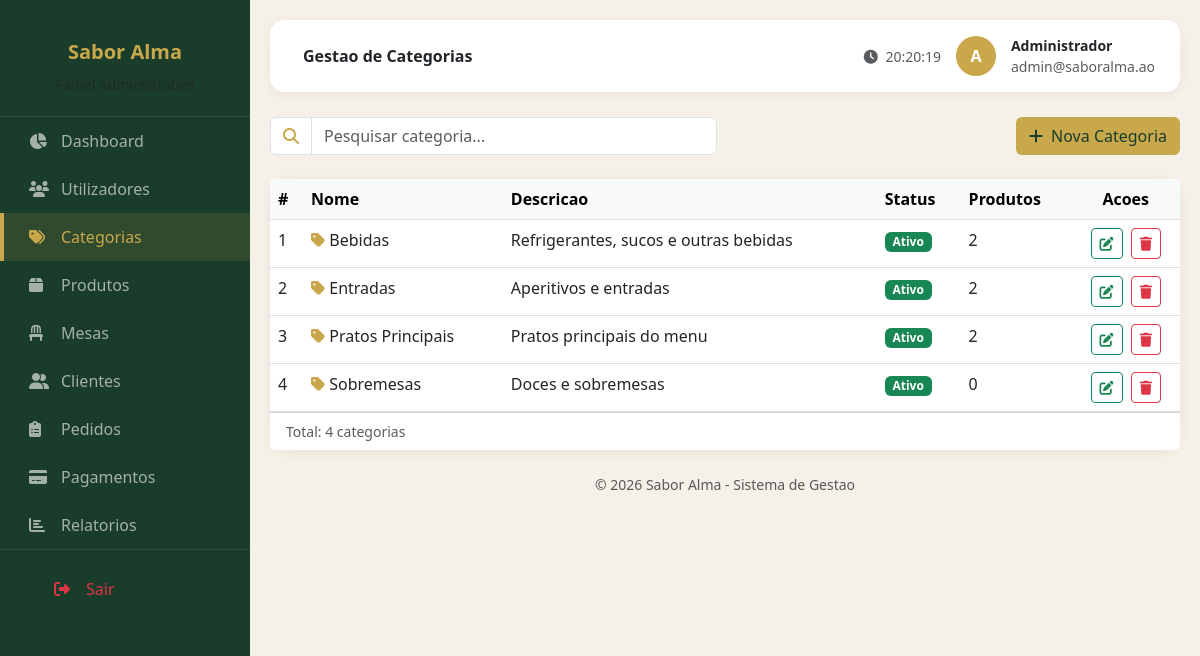
The app's page /views/admin/categorias.php (signed in) with its own data.
### tables this page shows
CREATE TABLE categorias (
    id INT AUTO_INCREMENT PRIMARY KEY,
    nome VARCHAR(60) NOT NULL,
    descricao VARCHAR(255),
    estado ENUM('Ativo', 'Inativo') NOT NULL DEFAULT 'Ativo',
    criado_em DATETIME NOT NULL DEFAULT CURRENT_TIMESTAMP
);

### config/Sessao.php (called while the page is built, shortened)
<?php
class Sessao
{
    public static function utilizadorAtual(): ?array
    {
        return $_SESSION['utilizador'] ?? null;
    }
    public static function exigirPerfil(string ...$perfis): array
    {
        $utilizador = self::utilizadorAtual();
        return $utilizador;
    }
}

### config/Database.php (called while the page is built, shortened)
<?php
class Database
{
    private static ?PDO $conexao = null;
    public static function getConexao(): PDO
    {
        if (self::$conexao === null) {
            $config = require __DIR__ . '/config.php';
            $dsn = "mysql:host={$config['host']};dbname={$config['nome']};charset={$config['charset']}";
            self::$conexao = new PDO($dsn, $config['utilizador'], $config['senha'], [
                PDO::ATTR_ERRMODE => PDO::ERRMODE_EXCEPTION,
                PDO::ATTR_DEFAULT_FETCH_MODE => PDO::FETCH_ASSOC,
                PDO::ATTR_EMULATE_PREPARES => false,
            ]);
        }
        return self::$conexao;
    }
}

### models/Model.php (called while the page is built, shortened)
<?php
abstract class Model
{
    public function __construct()
    {
        $this->pdo = Database::getConexao();
    }
}

### models/CategoriaModel.php (called while the page is built, shortened)
<?php
require_once __DIR__ . '/Model.php';
class CategoriaModel extends Model
{
    public function todasComContagemProdutos(): array
    {
        $sql = 'SELECT c.*, COUNT(p.id) AS total_produtos
                FROM categorias c
                LEFT JOIN produtos p ON p.categoria_id = c.id
                GROUP BY c.id
                ORDER BY c.nome';
        return $this->pdo->query($sql)->fetchAll();
    }
}

### views/admin/categorias.php (the view, shortened to what this page needs)
<?php
$utilizadorLogado = Sessao::exigirPerfil("Administrador", "Operador");
$categoriaModel = new CategoriaModel();
$lista = $categoriaModel->todasComContagemProdutos();
?>
<!DOCTYPE html>
<html lang="pt">
<head>
    <link href="https://cdn.jsdelivr.net/npm/bootstrap@5.3.0/dist/css/bootstrap.min.css" rel="stylesheet">
    <link rel="stylesheet" href="https://cdnjs.cloudflare.com/ajax/libs/font-awesome/6.4.0/css/all.min.css">
    <link rel="stylesheet" href="../../assets/css/admin.css">
</head>
<body>
    <div class="sidebar" id="sidebar">
        <div class="logo">
            <h5 style="color: #c9a84c;">Sabor Alma</h5>
            <small class="text-muted">Painel Administrativo</small>
        </div>
        <nav>
            <a href="dashboard.php" class="menu-item"><i class="fas fa-chart-pie"></i> Dashboard</a>
            <a href="utilizadores.php" class="menu-item"><i class="fas fa-users"></i> Utilizadores</a>
            <a href="categorias.php" class="menu-item active"><i class="fas fa-tags"></i> Categorias</a>
            <a href="produtos.php" class="menu-item"><i class="fas fa-box"></i> Produtos</a>
            <a href="mesas.php" class="menu-item"><i class="fas fa-chair"></i> Mesas</a>
            <a href="clientes.php" class="menu-item"><i class="fas fa-user-friends"></i> Clientes</a>
            <a href="pedidos.php" class="menu-item"><i class="fas fa-clipboard-list"></i> Pedidos</a>
            <a href="pagamentos.php" class="menu-item"><i class="fas fa-credit-card"></i> Pagamentos</a>
            <a href="relatorios.php" class="menu-item"><i class="fas fa-chart-bar"></i> Relatorios</a>
        </nav>
        <div style="border-top: 1px solid rgba(255,255,255,0.1); padding: 15px 25px;">
            <a href="../cliente/login.php" class="menu-item text-danger" onclick="logout()">
                <i class="fas fa-sign-out-alt"></i> Sair
            </a>
        </div>
    </div>
    <div class="main-content">
        <div class="top-navbar">
            <div>
                <span class="fw-semibold ms-2">Gestao de Categorias</span>
            </div>
            <div class="user-info">
                <span class="text-muted small d-none d-md-inline">
                    <i class="fas fa-clock me-1"></i> <span id="relogio"></span>
                </span>
                <div class="avatar"><?= htmlspecialchars(strtoupper(substr($utilizadorLogado['nome'], 0, 1))) ?></div>
                <div class="d-none d-sm-block">
                    <div class="fw-semibold small"><?= htmlspecialchars($utilizadorLogado['nome']) ?></div>
                    <div class="text-muted small"><?= htmlspecialchars($utilizadorLogado['email']) ?></div>
                </div>
            </div>
        </div>
        <div class="row g-3 mb-4">
            <div class="col-md-6">
                <div class="input-group">
                    <span class="input-group-text bg-white"><i class="fas fa-search" style="color: #c9a84c;"></i></span>
                    <input type="text" class="form-control" id="pesquisaCategoria" placeholder="Pesquisar categoria..." onkeyup="filtrarCategorias()">
                </div>
            </div>
            <div class="col-md-6 text-md-end">
                <button class="btn" style="background: #c9a84c; color: #1a3c2a;" onclick="abrirModalCategoria()">
                    <i class="fas fa-plus me-1"></i> Nova Categoria
                </button>
            </div>
        </div>
        <div class="card card-dashboard p-0">
            <div class="table-responsive">
                <table class="table table-hover mb-0">
                    <thead class="table-light">
                        <tr>
                            <th>#</th>
                            <th>Nome</th>
                            <th>Descricao</th>
                            <th>Status</th>
                            <th>Produtos</th>
                            <th class="text-center">Acoes</th>
                        </tr>
                    </thead>
                    <tbody id="tabelaCategorias">
                        <?php foreach ($lista as $i => $c): ?>
                            <tr>
                                <td><?= $i + 1 ?></td>
                                <td><i class="fas fa-tag" style="color: #c9a84c;"></i> <?= htmlspecialchars($c['nome']) ?></td>
                                <td><?= htmlspecialchars($c['descricao'] ?: '-') ?></td>
                                <td><span class="badge bg-<?= $c['estado'] === 'Ativo' ? 'success' : 'secondary' ?>"><?= htmlspecialchars($c['estado']) ?></span></td>
                                <td><?= (int) $c['total_produtos'] ?></td>
                                <td class="text-center">
                                    <button type="button" class="btn btn-sm btn-outline-success me-1"
                                        onclick="editarCategoria(this)"
                                        data-id="<?= $c['id'] ?>"
                                        data-nome="<?= htmlspecialchars($c['nome']) ?>"
                                        data-descricao="<?= htmlspecialchars($c['descricao'] ?? '') ?>"
                                        data-estado="<?= htmlspecialchars($c['estado']) ?>">
                                        <i class="fas fa-edit"></i>
                                    </button>
                                    <button type="button" class="btn btn-sm btn-outline-danger" onclick="eliminarCategoria(<?= $c['id'] ?>)">
                                        <i class="fas fa-trash"></i>
                                    </button>
                                </td>
                            </tr>
                        <?php endforeach; ?>
                    </tbody>
                </table>
            </div>
            <div class="card-footer bg-white d-flex justify-content-between">
                <span class="text-muted small" id="totalCategorias">Total: <?= count($lista) ?> categorias</span>
            </div>
        </div>
        <footer class="text-center text-muted small mt-4">&copy; 2026 Sabor Alma - Sistema de Gestao</footer>
    </div>
</body>
</html>

### assets/css/admin.css (style rules this page uses)
:root { --verde-escuro: #1a3c2a; --dourado: #c9a84c; --creme: #f5f0e8; }
* { margin: 0; padding: 0; box-sizing: border-box; }
body { font-family: 'Segoe UI', Tahoma, Geneva, Verdana, sans-serif; background: var(--creme); }
.sidebar { position: fixed; top: 0; left: 0; height: 100vh; width: 250px; background: var(--verde-escuro); padding: 20px 0; overflow-y: auto; z-index: 1000; transition: transform 0.3s ease; }
.sidebar .logo { text-align: center; padding: 20px; border-bottom: 1px solid rgba(255,255,255,0.1); }
.sidebar .logo h5 { color: var(--dourado); font-weight: 700; }
.sidebar .logo small { color: rgba(255,255,255,0.5); }
.sidebar .menu-item { display: flex; align-items: center; padding: 12px 25px; color: rgba(255,255,255,0.6); text-decoration: none; gap: 12px; transition: all 0.3s; border-left: 4px solid transparent; }
.sidebar .menu-item.active { background: rgba(201, 168, 76, 0.12); color: var(--dourado); border-left-color: var(--dourado); }
.sidebar .menu-item i { width: 20px; }
.sidebar .menu-item.text-danger { color: #dc3545 !important; }
.main-content { margin-left: 250px; padding: 20px; min-height: 100vh; transition: margin-left 0.3s ease; }
.top-navbar { background: white; padding: 15px 25px; border-radius: 14px; box-shadow: 0 2px 12px rgba(0,0,0,0.06); display: flex; justify-content: space-between; align-items: center; margin-bottom: 25px; }
.top-navbar .user-info { display: flex; align-items: center; gap: 15px; }
.top-navbar .avatar { width: 40px; height: 40px; border-radius: 50%; background: var(--dourado); color: white; display: flex; align-items: center; justify-content: center; font-weight: 700; }
.card-dashboard { border: none; border-radius: 16px; box-shadow: 0 2px 12px rgba(0,0,0,0.06); background: white; transition: all 0.3s; }

### records on screen
categorias: nome "Bebidas", descricao "Refrigerantes, sucos e outras bebidas", estado "Ativo", total_produtos "2"
categorias: nome "Entradas", descricao "Aperitivos e entradas", estado "Ativo", total_produtos "2"
categorias: nome "Pratos Principais", descricao "Pratos principais do menu", estado "Ativo", total_produtos "2"
categorias: nome "Sobremesas", descricao "Doces e sobremesas", estado "Ativo", total_produtos "0"

### other values on screen
substr($utilizadorLogado['nome'], 0, 1) "A"
$utilizadorLogado['nome'] "Administrador"
$utilizadorLogado['email'] "admin@saboralma.ao"
count($lista) "4"
